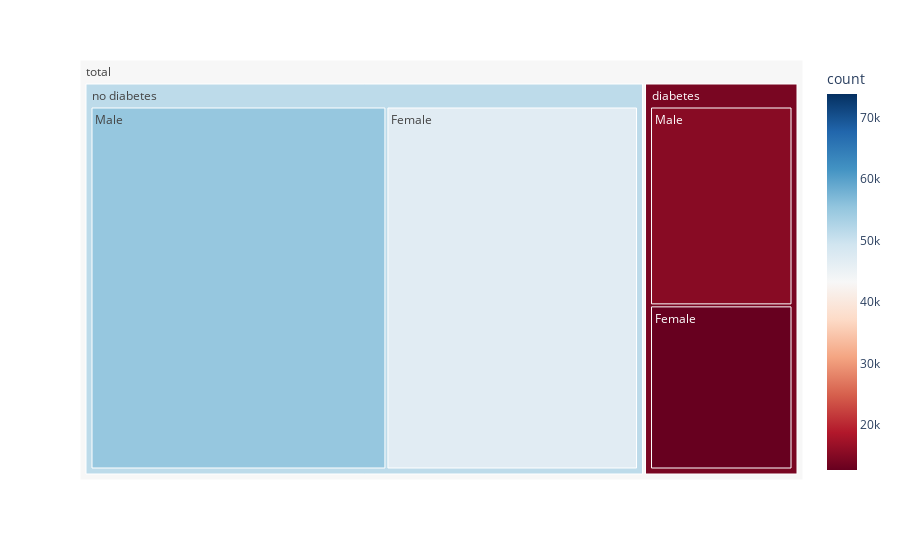

The cell this chart's notebook holds for it:
### Code cell
px.treemap(df_train_ex_g, path=['total', 'diabetes_mellitus', 'gender'], values='count',
            color='count', color_continuous_scale='RdBu',
            color_continuous_midpoint=np.average(df_train_ex_g['count'], 
            weights=df_train_ex_g['count']))

### Figure 1 — Plotly figure (JSON) as saved in the notebook; plotly's stock layout.template omitted (floating-point values rounded to 4 significant figures)
{"data": [{"branchvalues": "total", "customdata": [[12726], [46847], [15420], [55098], [14200.0], [51310.0], [43280.0]], "domain": {"x": [0, 1], "y": [0, 1]}, "hovertemplate": "labels=%{label}<br>count_sum=%{value}<br>parent=%{parent}<br>id=%{id}<br>count=%{color}<extra></extra>", "ids": ["total/diabetes/Female", "total/no diabetes/Female", "total/diabetes/Male", "total/no diabetes/Male", "total/diabetes", "total/no diabetes", "total"], "labels": ["Female", "Female", "Male", "Male", "diabetes", "no diabetes", "total"], "marker": {"coloraxis": "coloraxis", "colors": [12726, 46847, 15420, 55098, 14200.0, 51310.0, 43280.0]}, "name": "", "parents": ["total/diabetes", "total/no diabetes", "total/diabetes", "total/no diabetes", "total", "total", ""], "type": "treemap", "values": [12726, 46847, 15420, 55098, 28146, 101945, 130091]}], "layout": {"coloraxis": {"cmid": 43280.0, "colorbar": {"title": {"text": "count"}}, "colorscale": [[0, "rgb(103,0,31)"], [0.1, "rgb(178,24,43)"], [0.2, "rgb(214,96,77)"], [0.3, "rgb(244,165,130)"], [0.4, "rgb(253,219,199)"], [0.5, "rgb(247,247,247)"], [0.6, "rgb(209,229,240)"], [0.7, "rgb(146,197,222)"], [0.8, "rgb(67,147,195)"], [0.9, "rgb(33,102,172)"], [1, "rgb(5,48,97)"]]}, "legend": {"tracegroupgap": 0}, "margin": {"t": 60}}}
